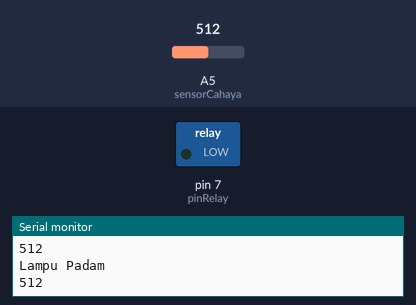
A sketch run on a simulated Arduino Uno, built with avr-gcc and run on an emulated ATmega328P. Parts: switched loads named in the sketch (green lamp = pin HIGH), the last lines printed to the serial monitor. The test bench sets the inputs (shaded band); at power-on: A5 (sensorCahaya) = 512.

Above: at 1.2 s.
1.3 s: A5 (sensorCahaya) set to 110
4.3 s: A5 (sensorCahaya) set to 95
At 5.3 s:
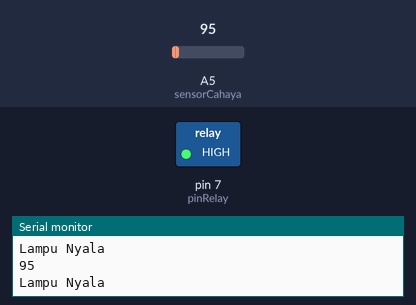
Timing chart, 0 to 7.3 s (numbered marks = the images above; inputs shaded):
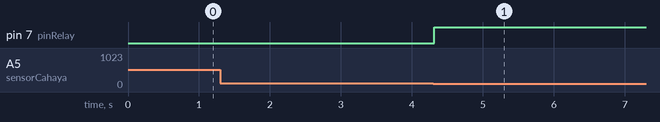

Measured:
- the behaviour switches between 101 and 100 on A5 (sensorCahaya) (found by bisection; images 0 and 1)
- after the input at 4.3 s, pin 7 (pinRelay): LOW → HIGH at once

The sketch:

SensorCahayaLDR-Relay.ino
```cpp
int pinRelay = 7;
int sensorCahaya = A5;

void setup() {
  Serial.begin(9600);
  pinMode(sensorCahaya, INPUT);
  pinMode(pinRelay, OUTPUT);
}

void loop() {
  int nilaiSensor = analogRead(sensorCahaya); //menyimpan data sensorCahaya pada variabel nilaiSensor
  Serial.println(nilaiSensor);//menampilkan nilaiSensor pada serial monitor
  delay(1);
  if (nilaiSensor <= 100) { //kondisi jika data ldr lebih kecil dari 100
    digitalWrite(pinRelay, HIGH);
    Serial.println("Lampu Nyala");
  } else { //kondisi selain nilaiSensor lebih besar 100
    digitalWrite(pinRelay, LOW);
    Serial.println("Lampu Padam");
  }
}
```
